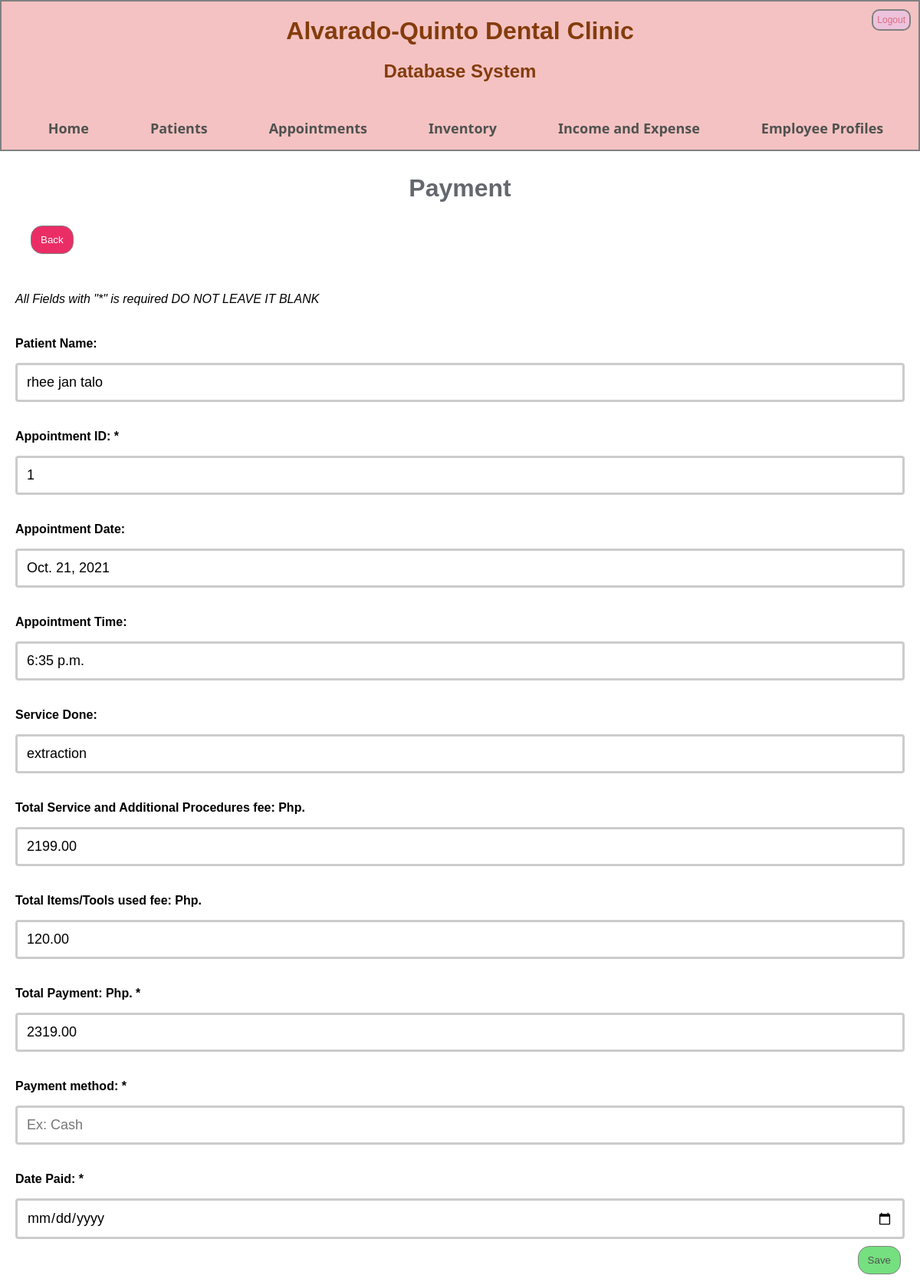
The app's page /make_payment/1/199.00/2199.00/120.00 with its own data.
### profiling/models.py (models this page shows, shortened)
class appointment_details(models.Model):
    appointment_type = models.CharField(max_length = 200)
    patient_id = models.ForeignKey(profile, default = 1, on_delete = models.CASCADE)
    schedule_id = models.ForeignKey(available_schedules, default = 1, on_delete = models.CASCADE)
    service_id = models.ForeignKey(available_services, default = 1, on_delete = models.CASCADE)
    complain = models.CharField(max_length = 200)
    appointment_status = models.CharField(max_length = 200, default ="Ongoing")
    payment_status = models.CharField(max_length = 200, default ="Pending")
    @property
    def get_html_url(self):
        url = reverse('editform', args=(self.id, 'appointments'))
        return f'<a class="cal_data" href="{url}"> <span style="display: block;"><b>Patient:</b> {self.patient_id.fullname}</span> <span style="display: block;"> <b>Time:</b> {self.schedule_id.time }</span> <span style="display: block;"><b>Status:</b> {self.appointment_status}</span> <br></br> </a>'
    '''
    @property
    def get_html_url(self):
        url = reverse('event_edit', args=(self.id,))
        return f'<a href="{url}"> {self.title} </a>'
    '''

class profile(models.Model):
         fullname = models.CharField(max_length = 200, null = False)
         profile_type = models.CharField(max_length = 200, null = False)
         contact_number = models.CharField(max_length = 13, validators=[MinLengthValidator(13)]) ##change to phone   ##put +63 format PhoneField(blank=False, help_text='Contact phone number')   ## ask how to validate this
         profile_fulladress = models.CharField(max_length = 200, null = False)
         bday = models.DateField(auto_now=False, auto_now_add =False) #CHANGE TO DATE {Y M D} FORMAT
         gender = models.CharField(max_length = 200, null = False)
         ecp_fullname = models.CharField(max_length = 200, null = False)
         ecp_contactnum = models.CharField(max_length = 13, validators=[MinLengthValidator(13)])#change to phone
         ecp_relationship = models.CharField(max_length = 200, null = False)
         ecp_fulladress = models.CharField(max_length = 200, null = False)
         added = models.DateField(auto_now=False, auto_now_add =True, null = False) #wala ni sa forms #TARUNGON PANI PAG INPUT HEHE
         update = models.DateField(auto_now=True, auto_now_add =False, null = False) #wala ni sa forms #TARUNGON PANI PAG INPUT HEHE

class available_schedules(models.Model):
    date = models.DateField(auto_now=False, auto_now_add =False)
    time = models.TimeField(auto_now=False, auto_now_add =False)
    doctor_lastname = models.CharField(max_length = 200)
    availability = models.BooleanField(default = True)

class available_services(models.Model):
    service_type = models.CharField(max_length = 200)
    service_fee = models.DecimalField(max_digits = 10, decimal_places = 2)
    availability = models.BooleanField(default = True)

### profiling/views.py (the view)
# urls.py: path('make_payment/<appointment_id>/<service_fee>/<procedures_fee>/<tools_fee>' , prof_views.make_payment, name='make_payment'),
def make_payment(request, appointment_id, service_fee, procedures_fee, tools_fee):
    procedures_fee = "%.2f" % float(procedures_fee)
    tools_fee = "%.2f" % float(tools_fee)
    pk = appointment_details.objects.get(pk = appointment_id)
    pk = pk.id
    if request.method == 'POST':
        form = make_paymentForm(request.POST or None)
        if form.is_valid():
            form.save()
            primary_key = form.cleaned_data.get('appointment_id')
            toPaid(int(primary_key))
            messages.success(request, "Payment done successfully. Please proceed to the patient profile to see details")
            return redirect('view_appointments')
        else:
            all_data_appointments = appointment_details.objects.get(pk = appointment_id)
            if procedures_fee == 'None':
                total_payment =  float(tools_fee) #float(service_fee) +
                total_payment = "%.2f" % total_payment
            elif tools_fee == 'None':
                total_payment =  float(procedures_fee) #float(service_fee) +
                total_payment = "%.2f" % total_payment
            else:
                total_payment =  float(procedures_fee) + float(tools_fee) #float(service_fee) +
                total_payment = "%.2f" % total_payment
            messages.error(request, 'Please input all forms and follow the given format')
            context = {'pk':pk, 'all_data_appointments' : all_data_appointments, 'procedures_fee' : procedures_fee, 'tools_fee' : tools_fee, 'total_payment' : total_payment}   #, 'service_fee' : service_fee
            return render(request, 'make_payment.html', context) #put input error message
    else:
        all_data_appointments = appointment_details.objects.get(pk = appointment_id)
        if procedures_fee == 'None':
            total_payment =  float(tools_fee) #float(service_fee) +
            total_payment = "%.2f" % total_payment
        elif tools_fee == 'None':
            total_payment =  float(procedures_fee) #float(service_fee) +
            total_payment = "%.2f" % total_payment
        else:
            total_payment = float(procedures_fee) + float(tools_fee) #float(service_fee) +
            total_payment = "%.2f" % total_payment
        context = {'pk':pk, 'all_data_appointments' : all_data_appointments, 'service_fee' : service_fee, 'procedures_fee' : procedures_fee, 'tools_fee' : tools_fee, 'total_payment' : total_payment}
        return render(request, 'make_payment.html', context)

### templates/make_payment.html (shortened to what this page needs)
{% extends 'base.html' %} {% block content %}
<h1 class="page_header">Payment</h1>
<div class="patient_add_form">
  <a
    class="patient_add_form"
    href="{% url 'view_additional_appointment_info' pk %}"
    ><button class="back_button" type="submit">Back</button></a
  >
</div>
<form class="patient_add_form" method="POST">
  <p class="patient_add_instructions">
    All Fields with "*" is required DO NOT LEAVE IT BLANK
  </p>
  <p>
    <label> Patient Name: </label
    ><input
      class="form-control mr-sm-2"
      type="search"
      value="{{ all_data_appointments.patient_id.fullname }}"
      aria-label="Search"
      readonly
    />
  </p>
  <p>
    <label> Appointment ID: *</label
    ><input
      class="form-control mr-sm-2"
      type="search"
      value="{{ all_data_appointments.id }}"
      aria-label="Search"
      name="appointment_id"
    />
  </p>
  <p>
    <label> Appointment Date: </label
    ><input
      class="form-control mr-sm-2"
      type="search"
      value="{{ all_data_appointments.schedule_id.date }}"
      aria-label="Search"
      readonly
    />
  </p>
  <p>
    <label> Appointment Time: </label
    ><input
      class="form-control mr-sm-2"
      type="search"
      value="{{ all_data_appointments.schedule_id.time }}"
      aria-label="Search"
      readonly
    />
  </p>
  <p>
    <label> Service Done: </label
    ><input
      class="form-control mr-sm-2"
      type="search"
      value="{{ all_data_appointments.service_id.service_type }}"
      aria-label="Search"
      readonly
    />
  </p>
  <p>
    <label> Total Service and Additional Procedures fee: Php. </label
    ><input
      class="form-control mr-sm-2"
      type="search"
      value="{{ procedures_fee }}"
      aria-label="Search"
      readonly
    />
  </p>
  <p>
    <label> Total Items/Tools used fee: Php. </label
    ><input
      class="form-control mr-sm-2"
      type="search"
      value="{{ tools_fee }}"
      aria-label="Search"
      readonly
    />
  </p>
  <p>
    <label> Total Payment: Php. *</label
    ><input
      class="form-control mr-sm-2"
      type="search"
      value="{{ total_payment }}"
      aria-label="Search"
      name="total_payment"
    />
  </p>
  <p>
    <label> Payment method: *</label
    ><input
      class="form-control mr-sm-2"
      type="search"
      placeholder="Ex: Cash"
      aria-label="Search"
      name="payment_method"
    />
  </p>
  <p>
    <label> Date Paid: *</label
    ><input
      class="form-control mr-sm-2"
      type="date"
      placeholder="Ex: pieces"
      aria-label="Search"
      name="date_paid"
    />
  </p>
  <button class="save_button" type="submit">Save</button>
</form>
{% endblock %}

### static/css/styles.css (style rules this page uses)
* { margin: 0; padding: 0; font-family: sans-serif; box-sizing: border-box; }
a, a:visited { text-decoration: none; }
.page_header { color: #64686e; text-align: center; margin: 5px auto 10px auto; padding-top: 25px; }
.patient_add_instructions { color: black; font-style: italic; text-align: left; font-style: italic; padding: 10px 0px 20px 0px; }
.patient_add_form { border-radius: 5px; background-color: white; padding: 20px; position: relative; }
.patient_add_form label { padding-top: 25px; font-weight: bold; margin-top: 25px; }
.patient_add_form label:first-child { margin-top: 25px; }
.patient_add_form input, select, textarea { width: 100%; padding: 12px; border: 3px solid #ccc; border-radius: 4px; box-sizing: border-box; margin-top: 16px; margin-bottom: 16px; font-size: 18px; }
.patient_add_form p { margin-bottom: 20px; }
button { padding: 10px 12px; cursor: pointer; border: 1px solid grey; border-radius: 15px; }
.back_button { background-color: #eb2d66; color: white; }
.save_button { background-color: #75e07f; color: #4f5250; position: absolute; bottom: 10px; right: 25px; }
a { color: #17a2b8; }

### records on screen
appointment_details: patient_id.fullname "rhee jan talo", appointment_id "1", schedule_id "Oct. 21, 2021", schedule_id.time "6:35 p.m.", service_id.service_type "extraction"
